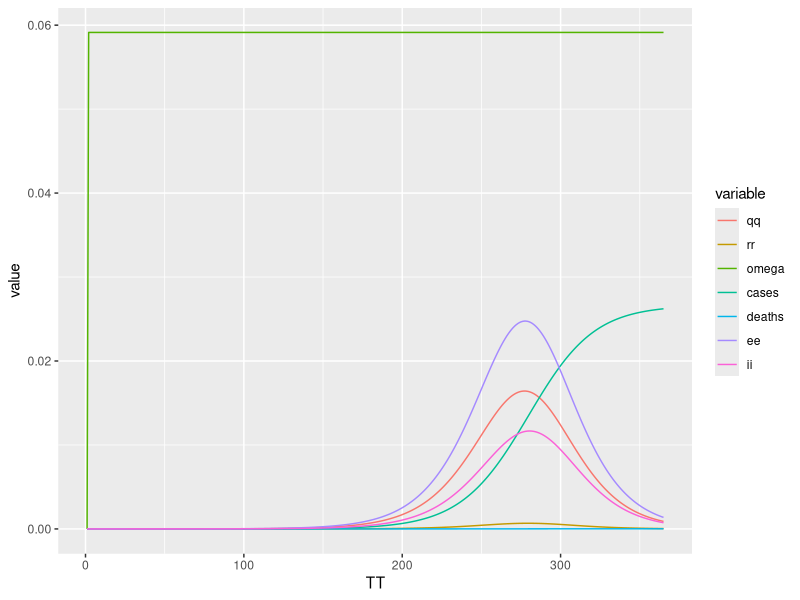
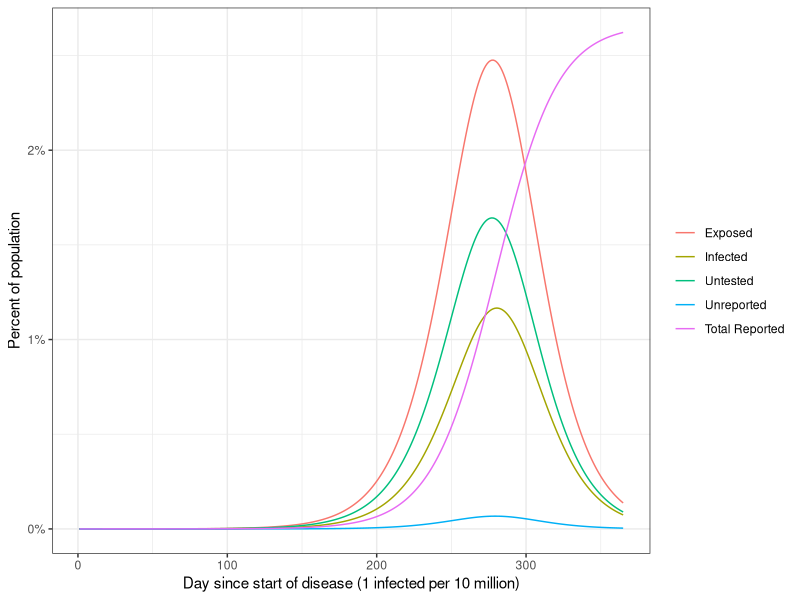
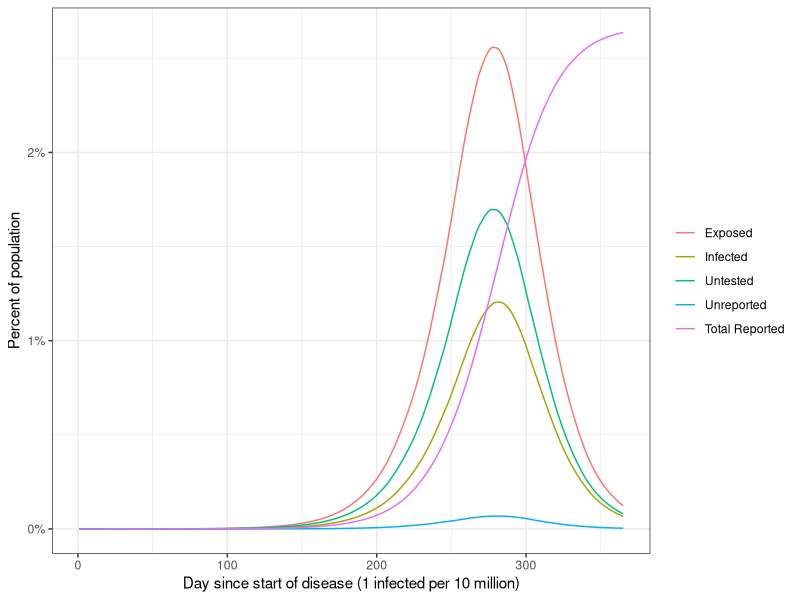
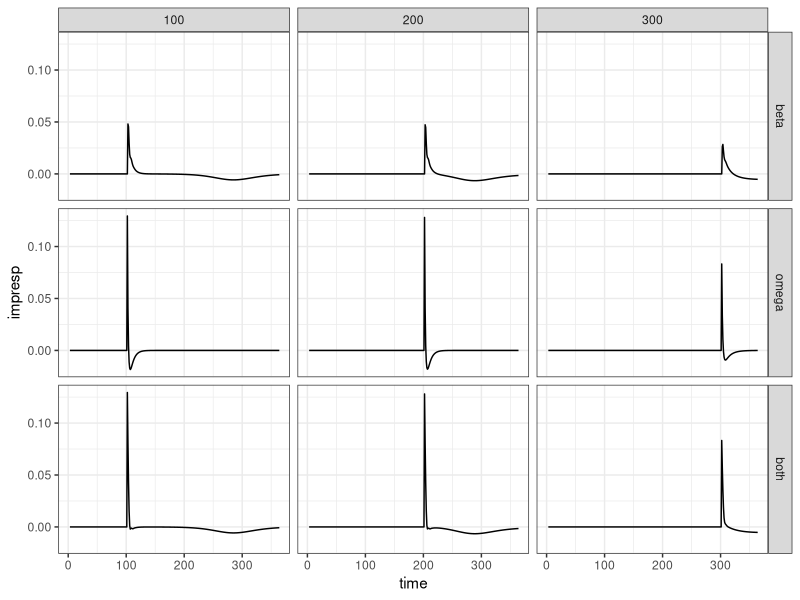
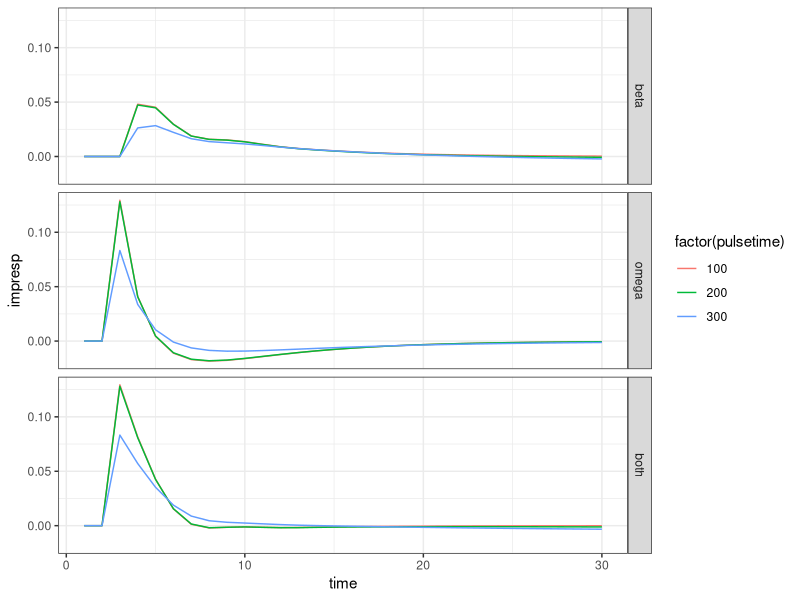
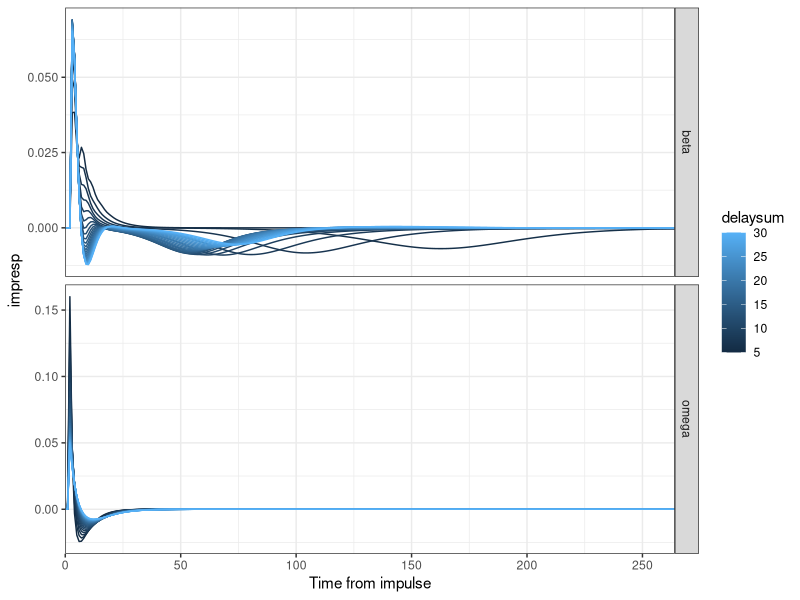
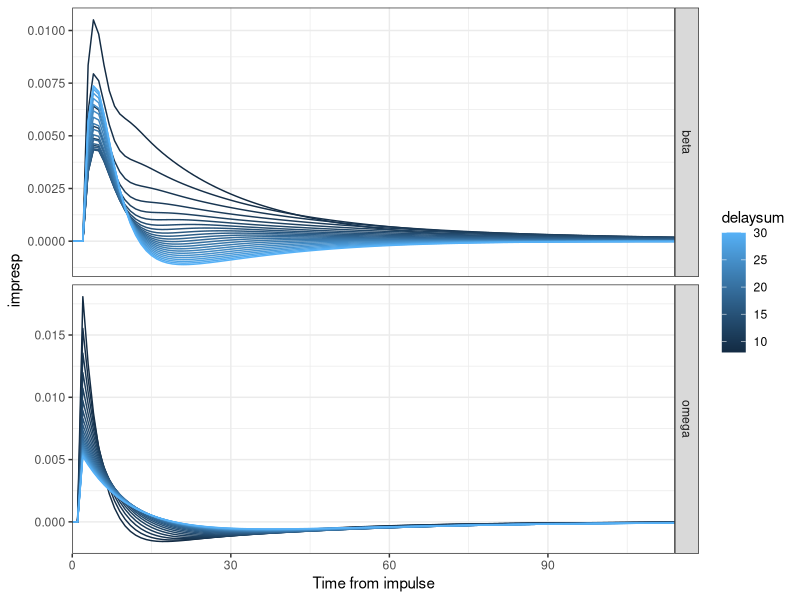
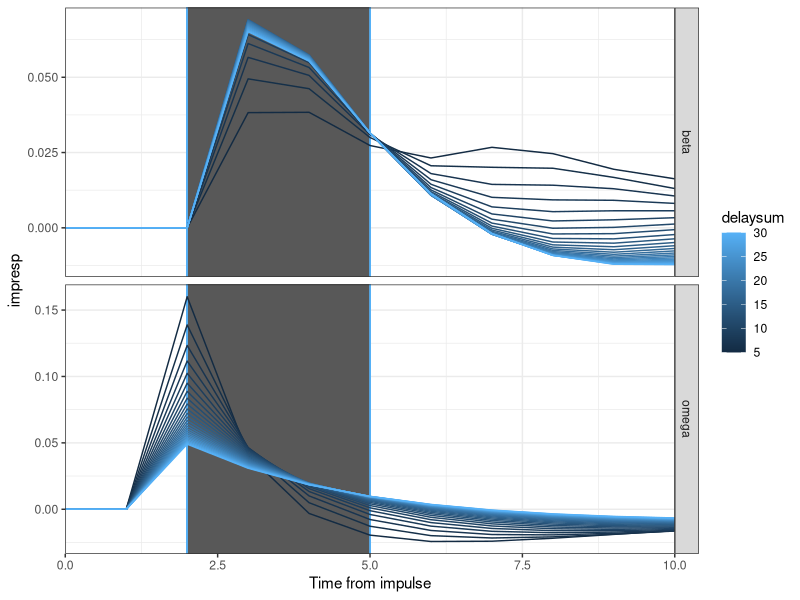

Reproduce these figures in R, in order.
forward <- function(data, params) {
### Data:

    ## int<lower=0> T; // time periods
    ## int<lower=0> N; // population
    ## int<lower=0> K; // # weather preds

    ## matrix[T, K] weather;
    ## real ii_init; // usually 0, so provide as known

### Parameters:

    ## // parameters
    ## vector[T] logbeta;
    ## vector[T-1] logomega;

    ## real<lower=2, upper=17> invsigma; // below 2 and daily step doesn't work
    ## real<lower=2, upper=17> invgamma; // below 2 and daily step doesn't work
    ## real<lower=1, upper=17> invkappa; // below 1 and daily step doesn't work
    ## real<lower=1, upper=17> invtheta; // below 1 and daily step doesn't work

    ## real<lower=0, upper=.1> deathrate; // rate of death
    ## real<lower=-.01, upper=0> deathlearning; // decreases deathrate
    ## real<lower=0, upper=1> deathomegaplus; // additional rate of reported deaths

    ## // effect of weather
    ## vector<lower=-.1, upper=.1>[K] effect;
    ## vector<lower=-.1, upper=.1>[K] omegaeffect;
    ## vector<lower=-.1, upper=.1>[6] doweffect6;
    ## vector<lower=-.1, upper=.1>[6] dowomegaeffect6;

    ## // latent variables
    ## vector<lower=0>[T-1] eein;

### Variables defined

    ## // latent variables
    ## vector<lower=0>[T] ss; // susceptible
    ## vector<lower=0>[T-1] new_ee1; // newly exposed
    ## vector<lower=0>[T] ee1; // exposed
    ## vector<lower=0>[T] ee2;
    ## vector<lower=0>[T] ii1; // infected
    ## vector<lower=0>[T] ii2;
    ## vector<lower=0>[T] qq; // waiting to be tested
    ## vector<lower=0>[T] rr; // waiting to be reported

    ## vector[T-1] omega;
    ## vector<lower=0>[T-1] dcc; // confirmed cases
    ## vector<lower=0>[T-1] ddeaths; // deaths

### Forward simulation

    doweffect <- rep(0, 7)
    dowomegaeffect <- rep(0, 7)
    for (dd in 1:6) {
        doweffect[dd] <- params$doweffect6[dd];
        dowomegaeffect[dd] <- params$dowomegaeffect6[dd];
    }

    ss <- rep(NA, data$N)
    new_ee1 <- rep(NA, data$N - 1)
    ee1 <- rep(NA, data$N)
    ee2 <- rep(NA, data$N)
    ii1 <- rep(NA, data$N)
    ii2 <- rep(NA, data$N)
    qq <- rep(NA, data$N)
    rr <- rep(NA, data$N)

    omega <- rep(NA, data$N - 1)
    dcc <- rep(NA, data$N - 1)
    ddeaths <- rep(NA, data$N - 1)

    ss[1] <- data$N;
    ee1[1] <- data$ii_init;
    ee2[1] <- data$ii_init;
    ii1[1] <- data$ii_init;
    ii2[1] <- data$ii_init;
    qq[1] <- data$ii_init;
    rr[1] <- data$ii_init;
    for (tt in 2:data$T) {
        new_ee1[tt-1] <- exp(params$logbeta[tt-1] + doweffect[1 + (tt %% 7)] + sum(data$weather[tt-1] * params$effect))*ss[tt-1]*(ii1[tt-1] + ii2[tt-1]) / data$N;
        ss[tt] <- ss[tt-1] - new_ee1[tt-1];
        ee1[tt] <- ee1[tt-1] + new_ee1[tt-1] - 2*ee1[tt-1]/params$invsigma + params$eein[tt-1];
        ee2[tt] <- ee2[tt-1] + 2*ee1[tt-1]/params$invsigma - 2*ee2[tt-1]/params$invsigma;
        ii1[tt] <- ii1[tt-1] + 2*ee2[tt-1]/params$invsigma - 2*ii1[tt-1]/params$invgamma;
        ii2[tt] <- ii2[tt-1] + 2*ii1[tt-1]/params$invgamma - 2*ii2[tt-1]/params$invgamma;

        qq[tt] <- qq[tt-1] + new_ee1[tt-1] - qq[tt-1]/params$invkappa;

        omega[tt-1] <- (exp(params$logomega[tt-1]) / (1 + exp(params$logomega[tt-1]))) * exp(dowomegaeffect[1 + (tt %% 7)] + sum(data$weather[tt-1] * params$omegaeffect));
        rr[tt] <- rr[tt-1] + omega[tt-1] * qq[tt-1]/params$invkappa - rr[tt-1]/params$invtheta;

        dcc[tt-1] <- rr[tt-1]/params$invtheta;
        ddeaths[tt-1] <- (2*ii2[tt-1]/params$invgamma) * params$deathrate * exp(tt * params$deathlearning) * (omega[tt-1] + (1 - omega[tt-1]) * params$deathomegaplus);
    }

    ## return(list(ss=ss, new_ee1=new_ee1, ee1=ee1, ee2=ee2, ii1=ii1, ii2=ii2, qq=qq, rr=rr, omega=omega, dcc=dcc, ddeaths=ddeaths))
    return(data.frame(TT=1:data$T, ss=ss, new_ee1=c(0, new_ee1), ee1=ee1, ee2=ee2, ii1=ii1, ii2=ii2, qq=qq, rr=rr, omega=c(0, omega), dcc=c(0, dcc), ddeaths=c(0, ddeaths)))
}

data <- list(T=365, N=1, K=0, weather=matrix(0, 365, 0), ii_init=1 / 10e6)
params <- list(logbeta=rep(-0.497, 365), logomega=rep(-2.767, 364), invsigma=4.624, invgamma=2.179, invkappa=3.068,
               invtheta=2.129, deathrate=0.001, deathlearning=-0.006, deathomegaplus=0.116, effect=c(), omegaeffect=c(),
               doweffect6=rep(0, 6), dowomegaeffect6=rep(0, 6), eein=rep(0, 364))

output <- forward(data, params)
output$cases <- cumsum(output$dcc)
output$deaths <- cumsum(output$ddeaths)
output$ee <- output$ee1 + output$ee2
output$ii <- output$ii1 + output$ii2

library(reshape2)

output2 <- melt(output, 'TT')

library(ggplot2)

ggplot(subset(output2, !(variable %in% c('new_ee1', 'ee1', 'ee2', 'ii1', 'ii2', 'dcc', 'ddeaths', 'ss'))), aes(TT, value, colour=variable)) +
    geom_line()

output2$label <- as.character(output2$variable)
output2$label[output2$label == 'ee'] <- "Exposed"
output2$label[output2$label == 'ii'] <- "Infected"
output2$label[output2$label == 'qq'] <- "Untested"
output2$label[output2$label == 'rr'] <- "Unreported"
output2$label[output2$label == 'cases'] <- "Total Reported"
output2$label <- factor(output2$label, levels=c("Exposed", "Infected", "Untested", "Unreported", "Total Reported"))

ggplot(subset(output2, !(variable %in% c('new_ee1', 'ee1', 'ee2', 'ii1', 'ii2', 'dcc', 'ddeaths', 'ss', 'deaths', 'omega'))), aes(TT, value, colour=label)) +
    geom_line() + scale_y_continuous(labels=scales::percent) + xlab("Day since start of disease (1 infected per 10 million)") +
    theme_bw() + scale_colour_discrete(name=NULL) + ylab("Percent of population")

weather <- matrix(0, 365, 5)
weather[1, ] <- rnorm(5)
for (ii in 2:365)
    weather[ii, ] <- .9 * weather[ii - 1, ] + .1 * rnorm(5)
effect <- c(0.028, -0.016, 0.007, 0.008, 0.007)
omegaeffect <- c(0.009, -0.030, -0.010, -0.012, -0.013)

data <- list(T=365, N=1, K=0, weather=weather, ii_init=1 / 10e6)
params <- list(logbeta=rep(-0.497, 365), logomega=rep(-2.767, 364), invsigma=4.624, invgamma=2.179, invkappa=3.068,
               invtheta=2.129, deathrate=0.001, deathlearning=-0.006, deathomegaplus=0.116, effect=effect,
               omegaeffect=omegaeffect, doweffect6=rep(0, 6), dowomegaeffect6=rep(0, 6), eein=rep(0, 364))

output <- forward(data, params)
output$cases <- cumsum(output$dcc)
output$deaths <- cumsum(output$ddeaths)
output$ee <- output$ee1 + output$ee2
output$ii <- output$ii1 + output$ii2

output2 <- melt(output, 'TT')

output2$label <- as.character(output2$variable)
output2$label[output2$label == 'ee'] <- "Exposed"
output2$label[output2$label == 'ii'] <- "Infected"
output2$label[output2$label == 'qq'] <- "Untested"
output2$label[output2$label == 'rr'] <- "Unreported"
output2$label[output2$label == 'cases'] <- "Total Reported"
output2$label <- factor(output2$label, levels=c("Exposed", "Infected", "Untested", "Unreported", "Total Reported"))

ggplot(subset(output2, !(variable %in% c('new_ee1', 'ee1', 'ee2', 'ii1', 'ii2', 'dcc', 'ddeaths', 'ss', 'deaths', 'omega'))), aes(TT, value, colour=label)) +
    geom_line() + scale_y_continuous(labels=scales::percent) + xlab("Day since start of disease (1 infected per 10 million)") +
    theme_bw() + scale_colour_discrete(name=NULL) + ylab("Percent of population")

## Determine effect of pulses

get.dlog <- function(data, params) {
    outputs <- forward(data, params)
    synthetic.base <- rep(0, 365)
    for (ii in 2:365)
        synthetic.base[ii] <- outputs$dcc[ii-1] + (1 - 1 / 8.1) * synthetic.base[ii-1]
    diff(log(synthetic.base))
}

get.impresp <- function(baseline, pulsetime, params) {
    weather <- matrix(0, 365, 1)
    weather[pulsetime, 1] <- 1

    data <- list(T=365, N=1, K=1, weather=weather, ii_init=1 / 10e6)

    perturbed <- get.dlog(data, params)
    perturbed - baseline
}

weather <- matrix(0, 365, 1)
data <- list(T=365, N=1, K=1, weather=weather, ii_init=1 / 10e6)
params <- list(logbeta=rep(-0.497, 365), logomega=rep(-2.767, 364), invsigma=4.624, invgamma=2.179, invkappa=3.068,
               invtheta=2.129, deathrate=0.001, deathlearning=-0.006, deathomegaplus=0.116, effect=1,
               omegaeffect=1, doweffect6=rep(0, 6), dowomegaeffect6=rep(0, 6), eein=rep(0, 364))

baseline <- get.dlog(data, params)

results <- data.frame()
results.timeinv <- data.frame()
for (effect in c('beta', 'omega', 'both')) {
    for (pulsetime in c(100, 200, 300)) {
        if (effect == 'beta')
            params <- list(logbeta=rep(-0.497, 365), logomega=rep(-2.767, 364), invsigma=4.624, invgamma=2.179, invkappa=3.068,
                           invtheta=2.129, deathrate=0.001, deathlearning=-0.006, deathomegaplus=0.116, effect=1,
                           omegaeffect=0, doweffect6=rep(0, 6), dowomegaeffect6=rep(0, 6), eein=rep(0, 364))
        else if (effect == 'omega')
            params <- list(logbeta=rep(-0.497, 365), logomega=rep(-2.767, 364), invsigma=4.624, invgamma=2.179, invkappa=3.068,
                           invtheta=2.129, deathrate=0.001, deathlearning=-0.006, deathomegaplus=0.116, effect=0,
                           omegaeffect=1, doweffect6=rep(0, 6), dowomegaeffect6=rep(0, 6), eein=rep(0, 364))
        else
            params <- list(logbeta=rep(-0.497, 365), logomega=rep(-2.767, 364), invsigma=4.624, invgamma=2.179, invkappa=3.068,
                           invtheta=2.129, deathrate=0.001, deathlearning=-0.006, deathomegaplus=0.116, effect=1,
                           omegaeffect=1, doweffect6=rep(0, 6), dowomegaeffect6=rep(0, 6), eein=rep(0, 364))

        impresp <- get.impresp(baseline, pulsetime, params)

        results <- rbind(results, data.frame(effect, pulsetime, time=1:364, impresp=impresp))
        results.timeinv <- rbind(results.timeinv, data.frame(effect, pulsetime, time=1:30, impresp=impresp[pulsetime:(pulsetime+29)]))
    }
}

results$effect <- factor(results$effect, levels=c('beta', 'omega', 'both'))

ggplot(results, aes(time, impresp)) +
    facet_grid(effect ~ pulsetime) +
    geom_line() + theme_bw()

results.timeinv$effect <- factor(results.timeinv$effect, levels=c('beta', 'omega', 'both'))

ggplot(results.timeinv, aes(time, impresp, colour=factor(pulsetime))) +
    facet_grid(effect ~ .) +
    geom_line() + theme_bw()

## Determine imp. resp. for many different delays

results <- data.frame()
for (pulsetime in c(100, 250)) {
    for (delaysum in seq(5, 30)) {
        params <- list(logbeta=rep(-0.497, 365), logomega=rep(-2.767, 364), invsigma=delaysum * 5.2 / 8.1, invgamma=delaysum * 2.9 / 8.1, invkappa=3.068,
                       invtheta=2.129, deathrate=0.001, deathlearning=-0.006, deathomegaplus=0.116, effect=1,
                       omegaeffect=0, doweffect6=rep(0, 6), dowomegaeffect6=rep(0, 6), eein=rep(0, 364))

        weather <- matrix(0, 365, 1)
        data <- list(T=365, N=1, K=1, weather=weather, ii_init=1 / 10e6)

        baseline <- get.dlog(data, params)

        impresp <- get.impresp(baseline, pulsetime, params)
        results <- rbind(results, data.frame(delaysum, pulsetime, effect='beta', time=1:364, impresp=impresp))

        params$invsigma <- 5.2
        params$invgamma <- 2.9
        params$invkappa <- delaysum * 3.068 / (3.068 + 2.129)
        params$invtheta <- delaysum * 2.129 / (3.068 + 2.129)
        params$effect <- 0
        params$omegaeffect <- 1

        weather <- matrix(0, 365, 1)
        data <- list(T=365, N=1, K=1, weather=weather, ii_init=1 / 10e6)

        baseline <- get.dlog(data, params)

        impresp <- get.impresp(baseline, pulsetime, params)
        results <- rbind(results, data.frame(delaysum, pulsetime, effect='omega', time=1:364, impresp=impresp))
    }
}

library(ggplot2)

ggplot(subset(results, time >= 100 & pulsetime == 100), aes(time - 100, impresp, colour=delaysum, group=delaysum)) +
    facet_grid(effect ~ ., scale="free_y") +
    geom_line() + scale_x_continuous(name="Time from impulse", expand=c(0, 0)) + theme_bw()

ggplot(subset(results, time >= 250 & pulsetime == 250 & delaysum > 7), aes(time - 250, impresp, colour=delaysum, group=delaysum)) +
    facet_grid(effect ~ ., scale="free_y") +
    geom_line() + scale_x_continuous(name="Time from impulse", expand=c(0, 0)) + theme_bw()

ggplot(subset(results, time >= 100 & time <= 110 & pulsetime == 100), aes(time - 100, impresp, colour=delaysum, group=delaysum)) +
    facet_grid(effect ~ ., scale="free_y") + geom_rect(xmin=2, xmax=5, ymin=-.1, ymax=.2, alpha=.5) +
    geom_line() + scale_x_continuous(name="Time from impulse", expand=c(0, 0)) + theme_bw()

